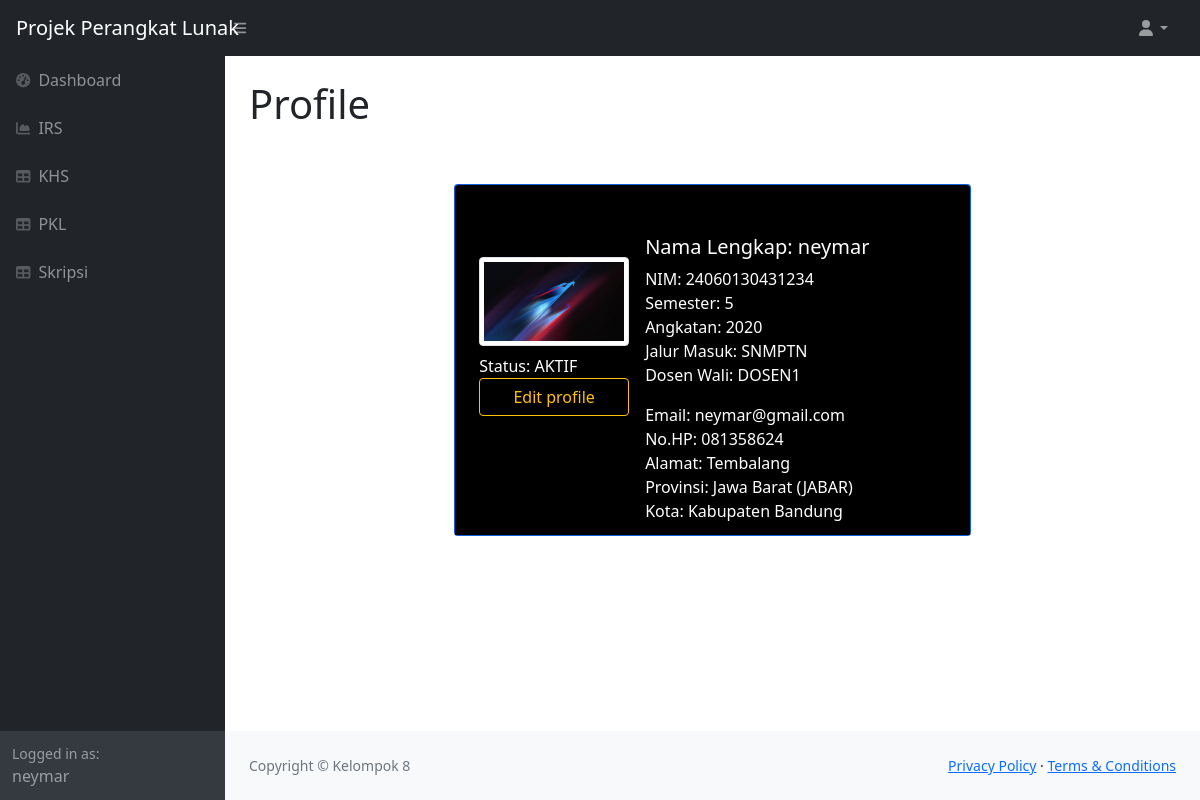
The app's page /mahasiswa/profile.php (signed in) with its own data.
### tables this page shows
CREATE TABLE `mahasiswa` (
  `nim` varchar(14) NOT NULL,
  `nama` char(100) NOT NULL,
  `alamat` varchar(100) DEFAULT NULL,
  `kota` char(50) DEFAULT NULL,
  `provinsi` char(50) DEFAULT NULL,
  `angkatan` int(4) DEFAULT NULL,
  `jalur_masuk` char(30) DEFAULT NULL,
  `email` varchar(30) DEFAULT NULL,
  `no_handphone` varchar(13) DEFAULT NULL,
  `status` char(20) DEFAULT NULL,
  `dosen_wali` char(50) DEFAULT NULL,
  `id_pkl_fk` varchar(6) DEFAULT NULL,
  `id_skripsi_fk` varchar(6) DEFAULT NULL,
  `semester` int(100) NOT NULL,
  `id_provinsi_fk` int(10) DEFAULT NULL,
  `id_kota_fk` int(10) DEFAULT NULL,
  `id_user_fk` int(6) DEFAULT NULL
);

CREATE TABLE `users` (
  `user_id` int(6) NOT NULL,
  `username` varchar(50) NOT NULL,
  `email` varchar(50) NOT NULL,
  `password` varchar(50) NOT NULL,
  `level` varchar(20) NOT NULL
);

### mahasiswa/profile.php (the view, shortened to what this page needs)
<!DOCTYPE html>
<html lang="en">
    <head>
        <link href="https://cdn.jsdelivr.net/npm/simple-datatables@latest/dist/style.css" rel="stylesheet" />
        <link href="../css/styles.css" rel="stylesheet" />
    </head>
    <?php
        require_once('../lib/db_login.php');
        $email=$_SESSION['email'];
        $query = "SELECT * FROM users
                    INNER JOIN mahasiswa ON users.email=mahasiswa.email
                    WHERE users.email='$email'";
        $sql_ppl= mysqli_query($db, $query) or die (mysqli_error($db));
        $data = mysqli_fetch_array ($sql_ppl);
     ?>
    <body class="sb-nav-fixed">
        <nav class="sb-topnav navbar navbar-expand navbar-dark bg-dark">
            <a class="navbar-brand ps-3">Projek Perangkat Lunak</a>
            <button class="btn btn-link btn-sm order-1 order-lg-0 me-4 me-lg-0" id="sidebarToggle" href="#!"><i class="fas fa-bars"></i></button>
            <ul class="navbar-nav ms-auto ms-md-0 me-3 me-lg-4">
                <li class="nav-item dropdown">
                    <a class="nav-link dropdown-toggle" id="navbarDropdown" href="#" role="button" data-bs-toggle="dropdown" aria-expanded="false"><i class="fas fa-user fa-fw"></i></a>
                </li>
            </ul>
        </nav>
        <div id="layoutSidenav">
            <div id="layoutSidenav_nav">
                <nav class="sb-sidenav accordion sb-sidenav-dark" id="sidenavAccordion">
                    <div class="sb-sidenav-menu">
                        <div class="nav">
                            <a class="nav-link" href="mahasiswa_home.php">
                                <div class="sb-nav-link-icon"><i class="fas fa-tachometer-alt"></i></div>
                                Dashboard
                            </a>
                            <a class="nav-link" href="irs_index.php">
                                <div class="sb-nav-link-icon"><i class="fas fa-chart-area"></i></div>
                                IRS
                            </a>
                            <a class="nav-link" href="khs_index.php">
                                <div class="sb-nav-link-icon"><i class="fas fa-table"></i></div>
                                KHS
                            </a>
                            <a class="nav-link" href="pkl_mahasiswa.php">
                                <div class="sb-nav-link-icon"><i class="fas fa-table"></i></div>
                                PKL
                            </a>
                            <a class="nav-link" href="skripsi_mahasiswa.php">
                                <div class="sb-nav-link-icon"><i class="fas fa-table"></i></div>
                                Skripsi
                            </a>
                        </div>
                    </div>
                    <div class="sb-sidenav-footer">
                        <div class="small">Logged in as:</div>
                        <?=$data['username']?>
                    </div>
                </nav>
            </div>
            <div id="layoutSidenav_content">
                <main>
                    <div class="container-fluid px-4">
                        <h1 class="mt-4">Profile</h1>
                        <div class="container py-5 h-100">
                            <div class="row d-flex justify-content-center align-items-center h-100">
                                <div class="col col-lg-9 col-xl-7">
                                    <div class="card bg-primary text-white mb-4">
                                            <div class="rounded-top text-white d-flex flex-row" style="background-color: #000; height:350px;">
                                                <div class="ms-4 mt-5 d-flex flex-column" style="width: 150px;">
                                                    <img src="../assets/img/avatar.jpg"
                                                        alt="Generic placeholder image" class="img-fluid img-thumbnail mt-4 mb-2"
                                                        style="width: 150px; z-index: 1">
                                                        Status: <?=$data['status']?>
                                                        <a href=<?php echo '"edit_profile.php?nim='.$data['nim'].'"'?> class="btn btn-outline-warning" data-mdb-ripple-color="dark" style="z-index: 1;">Edit profile</a>
                                                </div>
                                                <div class="ms-3" style="margin-top: 50px;">
                                                    <h5>Nama Lengkap: <?=$data['nama']?></h5>
                                                    <p>
                                                        NIM: <?=$data['nim']?> <br>
                                                        Semester: <?=$data['semester']?><br/>
                                                        Angkatan: <?=$data['angkatan']?><br>
                                                        Jalur Masuk: <?=$data['jalur_masuk']?><br>
                                                        Dosen Wali: <?=$data['dosen_wali']?>
                                                    </p>
                                                    <p>
                                                        Email: <?=$data['email']?> <br>
                                                        No.HP: <?=$data['no_handphone']?> <br>
                                                        Alamat: <?=$data['alamat']?> <br>
                                                        Provinsi: <?=$data['provinsi']?> <br>
                                                        Kota: <?=$data['kota']?>
                                                    </p>
                                                </div><br />
                                            </div>
                                        </div>
                                    </div>
                                </div>
                            </div>
                </main>
                <footer class="py-4 bg-light mt-auto">
                    <div class="container-fluid px-4">
                        <div class="d-flex align-items-center justify-content-between small">
                            <div class="text-muted">Copyright &copy; Kelompok 8</div>
                            <div>
                                <a href="#">Privacy Policy</a>
                                &middot;
                                <a href="#">Terms &amp; Conditions</a>
                            </div>
                        </div>
                    </div>
                </footer>
            </div>
        </div>
    </body>
</html>

### records on screen
mahasiswa: id_user_fk.username "neymar", status "AKTIF", nama "neymar", nim "24060130431234", semester "5", angkatan "2020", jalur_masuk "SNMPTN", dosen_wali "DOSEN1", email "neymar@gmail.com", no_handphone "081358624", alamat "Tembalang", provinsi "Jawa Barat (JABAR)", kota "Kabupaten Bandung"
